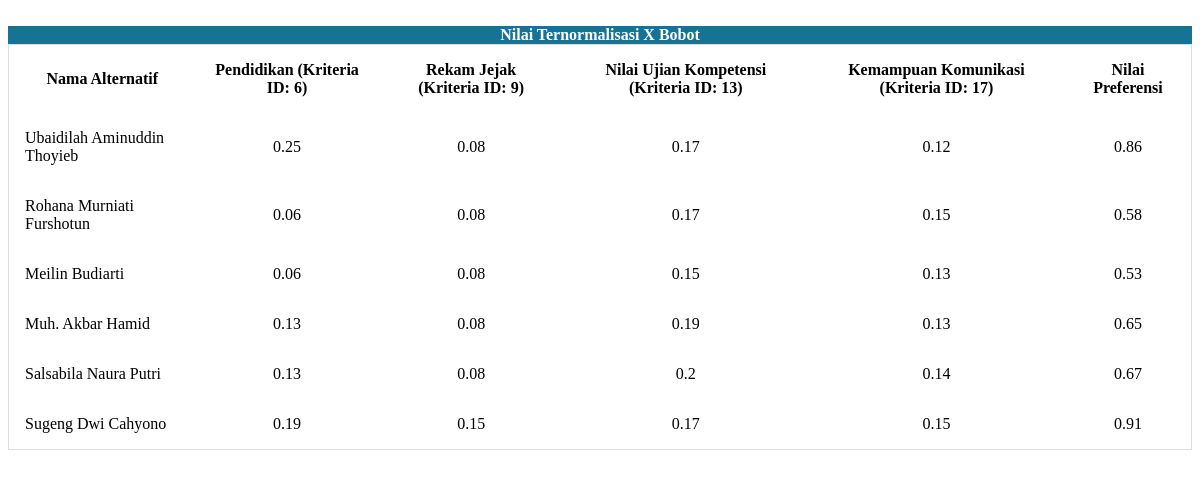
Page /agregasi.php (signed in) on the committed database.
### tables this page shows
CREATE TABLE `Kriteria` (
  `id_kriteria` int(11) NOT NULL,
  `nama_kriteria` varchar(255) NOT NULL,
  `bobot_kriteria` decimal(5,2) DEFAULT NULL,
  `tipe_kriteria` enum('benefit','cost') DEFAULT NULL,
  `punyasub` enum('0','1') NOT NULL DEFAULT '0'
);

### agregasi.php (the view, shortened to what this page needs)
<?php
require 'config/koneksi.php';
$queryAlternatif = "SELECT DISTINCT a.id_alternatif, a.nama_alternatif
                    FROM Alternatif a
                    JOIN Penilaian p ON a.id_alternatif = p.id_alternatif
                    WHERE a.status_alternatif = '1'";
$resultAlternatif = $conn->query($queryAlternatif);
$alternatif = [];
while ($row = $resultAlternatif->fetch_assoc()) {
    $alternatif[$row['id_alternatif']] = $row['nama_alternatif'];
}
$queryKriteria = "SELECT * FROM Kriteria";
$resultKriteria = $conn->query($queryKriteria);
$kriteria = [];
while ($row = $resultKriteria->fetch_assoc()) {
    $kriteria[$row['id_kriteria']] = [
        'nama' => $row['nama_kriteria'],
        'bobot' => $row['bobot_kriteria'],
        'punyasub' => $row['punyasub']
    ];
}
$querySubKriteria = "SELECT * FROM SubKriteria";
$resultSubKriteria = $conn->query($querySubKriteria);
$subkriteria = [];
while ($row = $resultSubKriteria->fetch_assoc()) {
    $subkriteria[$row['id_subkriteria']] = [
        'id_kriteria' => $row['id_kriteria'],
        'nama' => $row['nama_subkriteria'],
        'bobot' => $row['bobot_subkriteria']
    ];
}
$queryPenilaian = "SELECT * FROM Penilaian";
$resultPenilaian = $conn->query($queryPenilaian);
$penilaian = [];
while ($row = $resultPenilaian->fetch_assoc()) {
    $penilaian[] = [
        'id_alternatif' => $row['id_alternatif'],
        'id_kriteria' => $row['id_kriteria'],
        'id_subkriteria' => $row['id_subkriteria'],
        'nilai' => $row['nilai']
    ];
}
$nilaiPreferensi = [];
$matriksTernormalisasi = [];
foreach ($alternatif as $id_alternatif => $nama_alternatif) {
    $totalPreferensi = 0;
    foreach ($kriteria as $id_kriteria => $k) {
        $nilaiMaksimum = PHP_INT_MIN;
        foreach ($penilaian as $n) {
            if ($n['id_kriteria'] == $id_kriteria) {
                if ($n['nilai'] > $nilaiMaksimum) {
                    $nilaiMaksimum = $n['nilai'];
                }
            }
        }
        if ($k['punyasub'] == '0') {
            foreach ($penilaian as $n) {
                if ($n['id_alternatif'] == $id_alternatif && $n['id_kriteria'] == $id_kriteria && is_null($n['id_subkriteria'])) {
                    $nilaiNormalisasi = ($nilaiMaksimum == 0) ? 0 : $n['nilai'] / $nilaiMaksimum;
                    $matriksTernormalisasi[$id_alternatif][$id_kriteria] = $nilaiNormalisasi * $k['bobot'];
                    $totalPreferensi += $nilaiNormalisasi * $k['bobot'];
                    break;
                }
            }
        } elseif ($k['punyasub'] == '1') {
            foreach ($subkriteria as $id_subkriteria => $sub) {
                if ($sub['id_kriteria'] == $id_kriteria) {
                    foreach ($penilaian as $n) {
                        if ($n['id_alternatif'] == $id_alternatif && $n['id_kriteria'] == $id_kriteria && $n['id_subkriteria'] == $id_subkriteria) {
                            $nilaiNormalisasi = ($nilaiMaksimum == 0) ? 0 : $n['nilai'] / $nilaiMaksimum;
                            $matriksTernormalisasi[$id_alternatif][$id_kriteria] = $nilaiNormalisasi * $sub['bobot'];
                            $totalPreferensi += $nilaiNormalisasi * $sub['bobot'];
                            break;
                        }
                    }
                }
            }
        }
    }
    $nilaiPreferensi[$id_alternatif] = $totalPreferensi;
}
ksort($nilaiPreferensi);
?>
<!DOCTYPE html>
<html lang="en">
<head>
</head>
<body>
    <br>
    <div class="card shadow mb-5">
        <div class="card-header py-3" style="text-align: center; background-color: #167395; color: white; font-weight:bold">Nilai Ternormalisasi X Bobot</div>
        <div class="card-body">
            <div>
                <div>
                    <div class="table-responsive">
                        <table class="table table-bordered">
                            <thead>
                                <tr>
                                    <th style='text-align: center'>Nama Alternatif</th>
                                    <?php
                                    foreach ($kriteria as $id_kriteria => $k) {
                                        echo "<th style='text-align: center'>{$k['nama']} (Kriteria ID: $id_kriteria)</th>";
                                    }
                                    ?>
                                    <th style='text-align: center'>Nilai Preferensi</th>
                                </tr>
                            </thead>
                            <tbody>
                                <?php
                                foreach ($alternatif as $id_alternatif => $nama_alternatif) {
                                    echo "<tr>
                    <td>{$nama_alternatif}</td>";
                                    foreach ($kriteria as $id_kriteria => $k) {
                                        $nilai = isset($matriksTernormalisasi[$id_alternatif][$id_kriteria]) ? round($matriksTernormalisasi[$id_alternatif][$id_kriteria], 2) : 0;
                                        echo "<td style='text-align: center'>{$nilai}</td>";
                                    }
                                    echo "<td style='text-align: center'>" . round($nilaiPreferensi[$id_alternatif], 2) . "</td>
                  </tr>";
                                }
                                ?>
                            </tbody>
                        </table>
                    </div>
                </div>
            </div>
        </div>
    </div>
</body>

### agregasi.php (style rules this page uses)
table { border-collapse: collapse; border-spacing: 0; width: 100%; border: 1px solid #ddd; }
th, td { text-align: left; padding: 16px; }
body { font-family: "Verdana"; }

### rows in the picture
kriteria: nama_kriteria "Pendidikan", id_kriteria "6", nilai "0.25", nilai "0.06", nilai "0.13", nilai "0.19"
kriteria: nama_kriteria "Rekam Jejak", id_kriteria "9", nilai "0.08", nilai "0.15"
kriteria: nama_kriteria "Nilai Ujian Kompetensi", id_kriteria "13", nilai "0.17", nilai "0.15", nilai "0.19", nilai "0.2"
kriteria: nama_kriteria "Kemampuan Komunikasi", id_kriteria "17", nilai "0.12", nilai "0.15", nilai "0.13", nilai "0.14"

### other values in the picture
$nama_alternatif "Ubaidilah Aminuddin Thoyieb"
$nilaiPreferensi[$id_alternatif] "0.86"
$nama_alternatif "Rohana Murniati Furshotun"
$nilaiPreferensi[$id_alternatif] "0.58"
$nama_alternatif "Meilin Budiarti"
$nilaiPreferensi[$id_alternatif] "0.53"
$nama_alternatif "Muh. Akbar Hamid"
$nilaiPreferensi[$id_alternatif] "0.65"
$nama_alternatif "Salsabila Naura Putri"
$nilaiPreferensi[$id_alternatif] "0.67"
$nama_alternatif "Sugeng Dwi Cahyono"
$nilaiPreferensi[$id_alternatif] "0.91"
